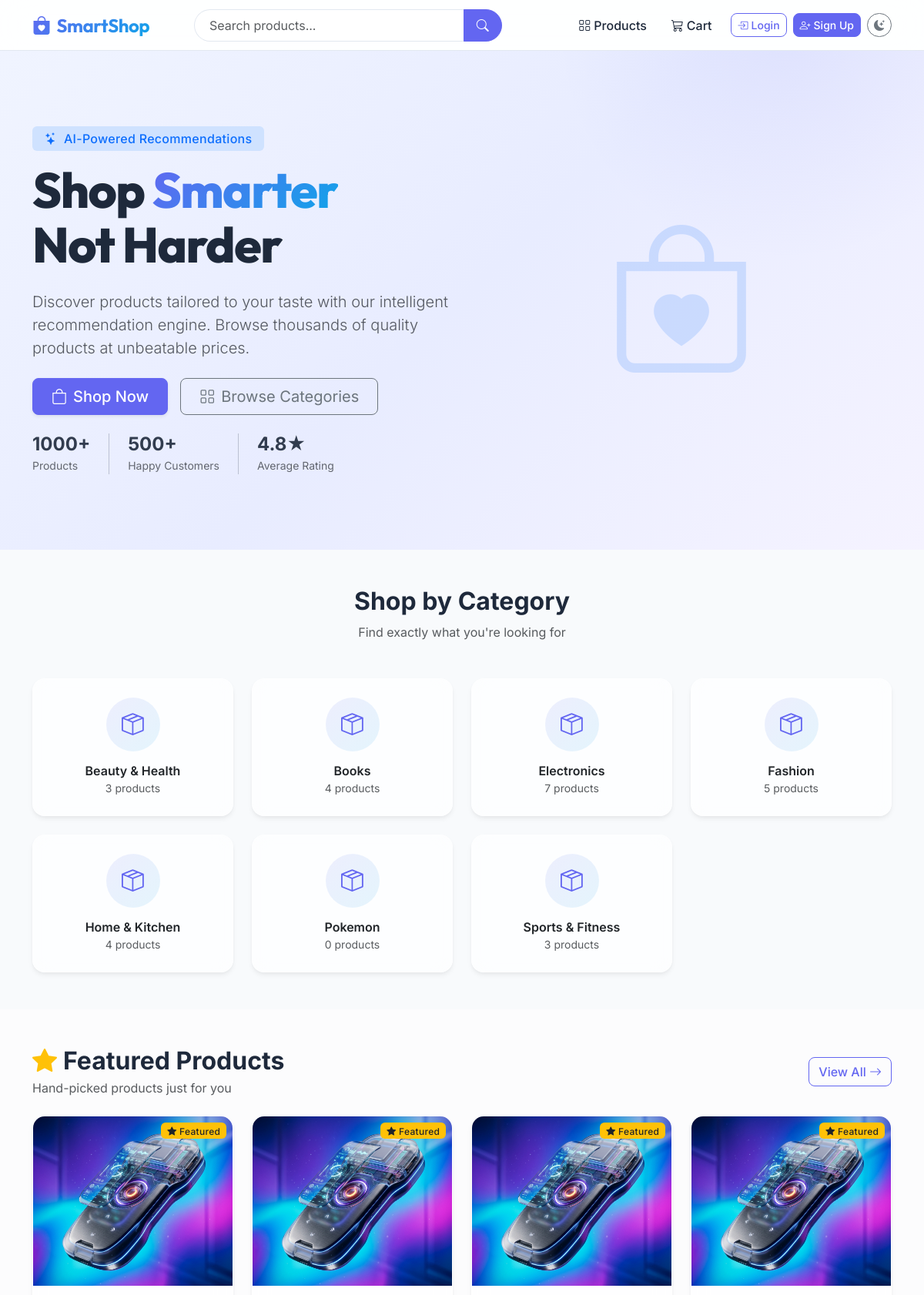
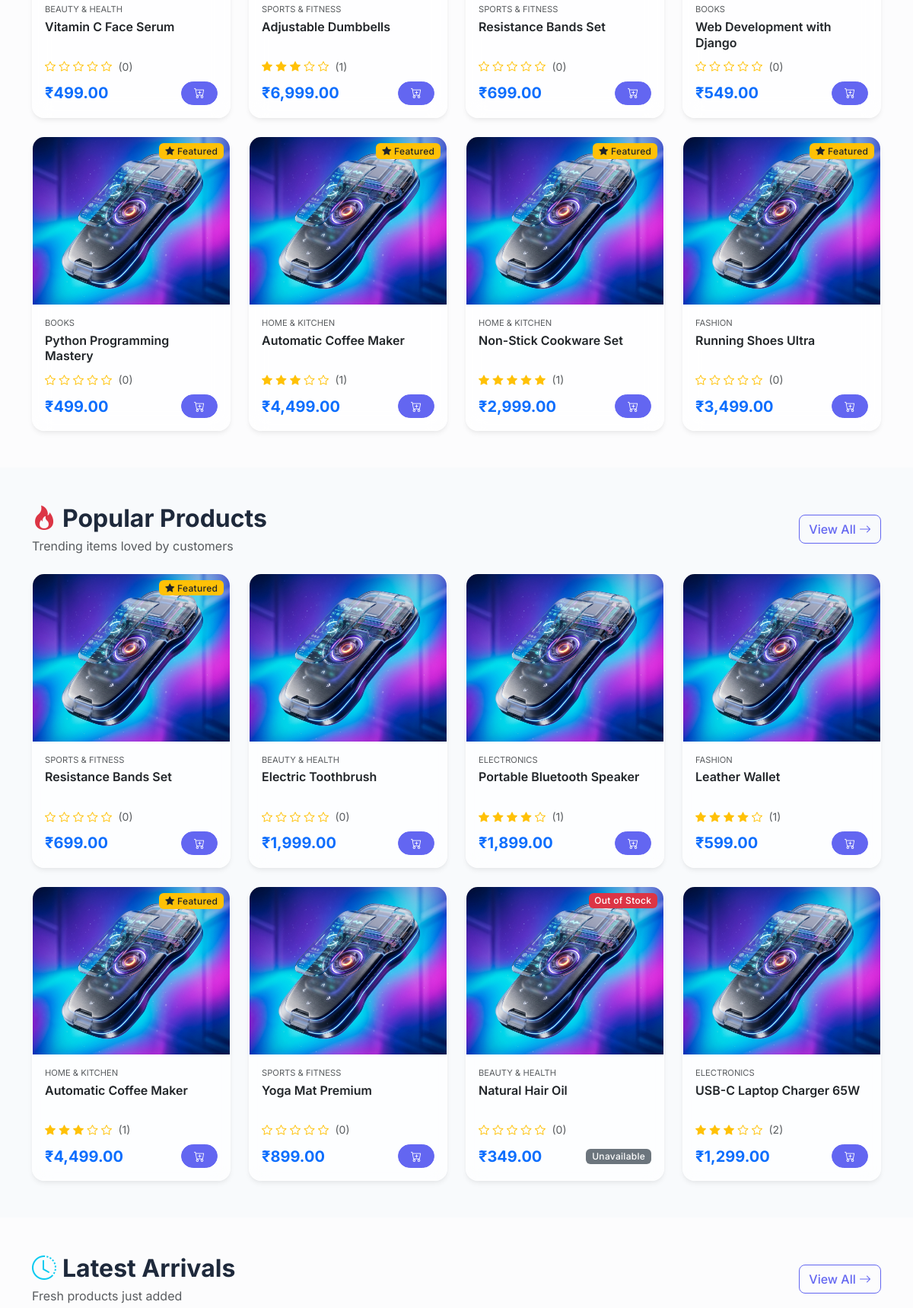
The page / (upper part) on the database its author committed (2 pictures, top to bottom).
### apps/products/models.py (models this page shows, shortened)
class Category(models.Model):
    name = models.CharField(max_length=200, unique=True)
    slug = models.SlugField(max_length=200, unique=True)
    description = models.TextField(blank=True)
    image = models.ImageField(upload_to='category_images/', blank=True, null=True)
    created_at = models.DateTimeField(auto_now_add=True)
    class Meta:
        verbose_name_plural = 'Categories'
        ordering = ['name']

class Product(models.Model):
    name = models.CharField(max_length=300)
    slug = models.SlugField(max_length=300, unique=True)
    description = models.TextField()
    price = models.DecimalField(max_digits=10, decimal_places=2, validators=[MinValueValidator(0)])
    category = models.ForeignKey(Category, on_delete=models.CASCADE, related_name='products')
    brand = models.ForeignKey(Brand, on_delete=models.SET_NULL, null=True, blank=True, related_name='products')
    seller = models.ForeignKey(User, on_delete=models.CASCADE, related_name='seller_products', null=True, blank=True)
    image = models.ImageField(upload_to='product_images/', blank=True, null=True)
    stock = models.PositiveIntegerField(default=0)
    is_active = models.BooleanField(default=True)
    featured = models.BooleanField(default=False)
    created_at = models.DateTimeField(auto_now_add=True)
    updated_at = models.DateTimeField(auto_now=True)
    class Meta:
        ordering = ['-created_at']
    def get_absolute_url(self):
        return reverse('products:product_detail', kwargs={'slug': self.slug})
    @property
    def in_stock(self):
        return self.stock > 0
    @property
    def average_rating(self):
        reviews = self.reviews.all()
        if reviews.exists():
            return round(reviews.aggregate(models.Avg('rating'))['rating__avg'], 1)
        return 0
    @property
    def review_count(self):
        return self.reviews.count()
    @property
    def active_discount(self):
        from django.utils import timezone
        from apps.discounts.models import Discount
        now = timezone.now()
        discounts = Discount.objects.filter(
            is_active=True,
            start_date__lte=now,
            end_date__gte=now,
        ).filter(
            models.Q(product=self) | models.Q(category=self.category)
        )
        if not discounts.exists():
            return None
        return discounts.order_by('-product_id', '-value').first()

### apps/products/views.py (the view)
# urls.py: path('', views.home_view, name='home'),
def home_view(request):
    featured_products = Product.objects.filter(is_active=True, featured=True)[:8]
    categories = Category.objects.all()
    featured_brands = (
        Brand.objects.filter(is_active=True)
        .annotate(product_count=Count('products'))
        .order_by('-product_count')[:8]
    )
    popular_products = Product.objects.filter(is_active=True).annotate(
        order_count=Count('order_items')
    ).order_by('-order_count')[:8]
    latest_products = Product.objects.filter(is_active=True)[:8]
    context = {
        'featured_products': featured_products,
        'categories': categories,
        'popular_products': popular_products,
        'latest_products': latest_products,
        'featured_brands': featured_brands,
    }
    return render(request, 'home.html', context)

### templates/home.html (shortened to what this page needs)
{% extends 'base.html' %}
{% load static %}
{% load humanize %}
{% block content %}
<section class="hero-section">
    <div class="container">
        <div class="row align-items-center min-vh-75">
            <div class="col-lg-6">
                <span class="badge bg-primary-subtle text-primary px-3 py-2 mb-3 fs-6">
                    <i class="bi bi-stars me-1"></i> AI-Powered Recommendations
                </span>
                <h1 class="display-3 fw-800 mb-4 hero-title" style="font-family: 'Outfit', sans-serif;">
                    Shop <span class="text-gradient">Smarter</span><br>Not Harder
                </h1>
                <p class="lead text-muted mb-4">
                    Discover products tailored to your taste with our intelligent recommendation engine.
                    Browse thousands of quality products at unbeatable prices.
                </p>
                <div class="d-flex gap-3 flex-wrap">
                    <a href="{% url 'products:product_list' %}" class="btn btn-primary btn-lg px-4 shadow-sm">
                        <i class="bi bi-bag me-2"></i>Shop Now
                    </a>
                    <a href="#categories" class="btn btn-outline-secondary btn-lg px-4">
                        <i class="bi bi-grid me-2"></i>Browse Categories
                    </a>
                </div>
                <div class="d-flex gap-4 mt-4 hero-stats">
                    <div>
                        <h4 class="fw-bold mb-0">1000+</h4>
                        <small class="text-muted">Products</small>
                    </div>
                    <div>
                        <h4 class="fw-bold mb-0">500+</h4>
                        <small class="text-muted">Happy Customers</small>
                    </div>
                    <div>
                        <h4 class="fw-bold mb-0">4.8★</h4>
                        <small class="text-muted">Average Rating</small>
                    </div>
                </div>
            </div>
            <div class="col-lg-6 text-center d-none d-lg-block">
                <div class="hero-illustration">
                    <i class="bi bi-bag-heart display-1 text-primary"></i>
                </div>
            </div>
        </div>
    </div>
</section>
<section id="categories" class="py-5">
    <div class="container">
        <div class="text-center mb-5">
            <h2 class="fw-bold">Shop by Category</h2>
            <p class="text-muted">Find exactly what you're looking for</p>
        </div>
        <div class="row g-4">
            {% for category in categories %}
            <div class="col-6 col-md-4 col-lg-3">
                <a href="{% url 'products:product_list' %}?category={{ category.slug }}" class="text-decoration-none">
                    <div class="card category-card glass-card h-100 border-0 text-center">
                        <div class="card-body p-4">
                            {% if category.image %}
                                <img src="{{ category.image.url }}" alt="{{ category.name }}" class="category-img mb-3">
                            {% else %}
                                <div class="category-icon mb-3">
                                    <i class="bi bi-box-seam"></i>
                                </div>
                            {% endif %}
                            <h6 class="fw-semibold mb-0">{{ category.name }}</h6>
                            <small class="text-muted">{{ category.products.count }} products</small>
                        </div>
                    </div>
                </a>
            </div>
            {% empty %}
            <div class="col-12 text-center">
                <p class="text-muted">No categories available yet.</p>
            </div>
            {% endfor %}
        </div>
    </div>
 </section>
{% if featured_products %}
<section class="py-5 bg-light-subtle">
    <div class="container">
        <div class="d-flex justify-content-between align-items-center mb-4">
            <div>
                <h2 class="fw-bold mb-1"><i class="bi bi-star-fill text-warning me-2"></i>Featured Products</h2>
                <p class="text-muted mb-0">Hand-picked products just for you</p>
            </div>
            <a href="{% url 'products:product_list' %}" class="btn btn-outline-primary">View All <i class="bi bi-arrow-right"></i></a>
        </div>
        <div class="row g-4">
            {% for product in featured_products %}
            <div class="col-6 col-md-4 col-lg-3">
                {% include 'products/_product_card.html' with product=product %}
            </div>
            {% endfor %}
        </div>
    </div>
</section>
{% endif %}
{% if popular_products %}
<section class="py-5">
    <div class="container">
        <div class="d-flex justify-content-between align-items-center mb-4">
            <div>
                <h2 class="fw-bold mb-1"><i class="bi bi-fire text-danger me-2"></i>Popular Products</h2>
                <p class="text-muted mb-0">Trending items loved by customers</p>
            </div>
            <a href="{% url 'products:product_list' %}" class="btn btn-outline-primary">View All <i class="bi bi-arrow-right"></i></a>
        </div>
        <div class="row g-4">
            {% for product in popular_products %}
            <div class="col-6 col-md-4 col-lg-3">
                {% include 'products/_product_card.html' with product=product %}
            </div>
            {% endfor %}
        </div>
    </div>
</section>
{% endif %}
{% if latest_products %}
<section class="py-5 bg-light-subtle">
    <div class="container">
        <div class="d-flex justify-content-between align-items-center mb-4">
            <div>
                <h2 class="fw-bold mb-1"><i class="bi bi-clock-history text-info me-2"></i>Latest Arrivals</h2>
                <p class="text-muted mb-0">Fresh products just added</p>
            </div>
            <a href="{% url 'products:product_list' %}?sort=newest" class="btn btn-outline-primary">View All <i class="bi bi-arrow-right"></i></a>
        </div>
        <div class="row g-4">
        </div>
    </div>
</section>
{% endif %}
{% endblock %}

### templates/products/_product_card.html (shortened to what this page needs)
{% load humanize %}
{% load static %}
<div class="card product-card glass-card h-100 border-0 card-gradient">
    <a href="{{ product.get_absolute_url }}" class="text-decoration-none">
        <div class="product-img-wrapper">
            {% if product.image %}
                <img src="{{ product.image.url }}" class="card-img-top product-img" alt="{{ product.name }}">
            {% else %}
                <img src="{% static 'images/default_product.png' %}" class="card-img-top product-img" alt="{{ product.name }}">
            {% endif %}
            {% if not product.in_stock %}
                <span class="badge bg-danger position-absolute top-0 end-0 m-2">Out of Stock</span>
            {% elif product.featured %}
                <span class="badge bg-warning text-dark position-absolute top-0 end-0 m-2"><i class="bi bi-star-fill"></i> Featured</span>
            {% endif %}
        </div>
    </a>
    <div class="card-body d-flex flex-column">
        <small class="text-muted text-uppercase mb-1" style="font-size: 0.7rem;">{{ product.category.name }}</small>
        <a href="{{ product.get_absolute_url }}" class="text-decoration-none text-body">
            <h6 class="card-title fw-semibold mb-2 product-title">{{ product.name }}</h6>
        </a>
        <div class="mb-2">
            {% with rating=product.average_rating %}
            <span class="text-warning">
                {% for i in "12345" %}
                    {% if forloop.counter <= rating %}
                        <i class="bi bi-star-fill small"></i>
                    {% elif forloop.counter <= rating|add:"0.5" %}
                        <i class="bi bi-star-half small"></i>
                    {% else %}
                        <i class="bi bi-star small"></i>
                    {% endif %}
                {% endfor %}
            </span>
            <small class="text-muted ms-1">({{ product.review_count }})</small>
            {% endwith %}
        </div>
        <div class="mt-auto d-flex justify-content-between align-items-center">
            <span>
                {% if product.active_discount %}
                    <small class="text-muted text-decoration-line-through d-block">₹{{ product.price|intcomma }}</small>
                    <span class="fw-bold text-danger fs-5">₹{{ product.discounted_price|floatformat:2 }}</span>
                {% else %}
                    <span class="fw-bold text-primary fs-5">₹{{ product.price|intcomma }}</span>
                {% endif %}
            </span>
            {% if product.in_stock %}
            <form method="POST" action="{% url 'cart:add' product.id %}">
                <button type="submit" class="btn btn-primary btn-sm rounded-pill px-3">
                    <i class="bi bi-cart-plus"></i>
                </button>
            </form>
            {% else %}
            <span class="badge bg-secondary">Unavailable</span>
            {% endif %}
        </div>
    </div>
</div>

### rows shown on the page
Category: name "Beauty & Health", products.count "3"
Category: name "Books", products.count "4"
Category: name "Electronics", products.count "7"
Category: name "Fashion", products.count "5"
Category: name "Home & Kitchen", products.count "4"
Category: name "Pokemon", products.count "0"
Category: name "Sports & Fitness", products.count "3"
Product: featured True (drawn), stock "Featured", category.name "BEAUTY & HEALTH", name "Vitamin C Face Serum", review_count "0", price "499.00"
Product: featured True (drawn), stock "Featured", category.name "SPORTS & FITNESS", name "Adjustable Dumbbells", review_count "1", price "6,999.00"
Product: featured True (drawn), stock "Featured", category.name "SPORTS & FITNESS", name "Resistance Bands Set", review_count "0", price "699.00"
Product: featured True (drawn), stock "Featured", category.name "BOOKS", name "Web Development with Django", review_count "0", price "549.00"
Product: featured True (drawn), stock "Featured", category.name "BOOKS", name "Python Programming Mastery", review_count "0", price "499.00"
Product: featured True (drawn), stock "Featured", category.name "HOME & KITCHEN", name "Automatic Coffee Maker", review_count "1", price "4,499.00"
Product: featured True (drawn), stock "Featured", category.name "HOME & KITCHEN", name "Non-Stick Cookware Set", review_count "1", price "2,999.00"
Product: featured True (drawn), stock "Featured", category.name "FASHION", name "Running Shoes Ultra", review_count "0", price "3,499.00"
Product: category.name "BEAUTY & HEALTH", name "Electric Toothbrush", review_count "0", price "1,999.00"
Product: category.name "ELECTRONICS", name "Portable Bluetooth Speaker", review_count "1", price "1,899.00"
Product: category.name "FASHION", name "Leather Wallet", review_count "1", price "599.00"
Product: category.name "SPORTS & FITNESS", name "Yoga Mat Premium", review_count "0", price "899.00"
Product: stock "Out of Stock", category.name "BEAUTY & HEALTH", name "Natural Hair Oil", review_count "0", price "349.00"
Product: category.name "ELECTRONICS", name "USB-C Laptop Charger 65W", review_count "2", price "1,299.00"
